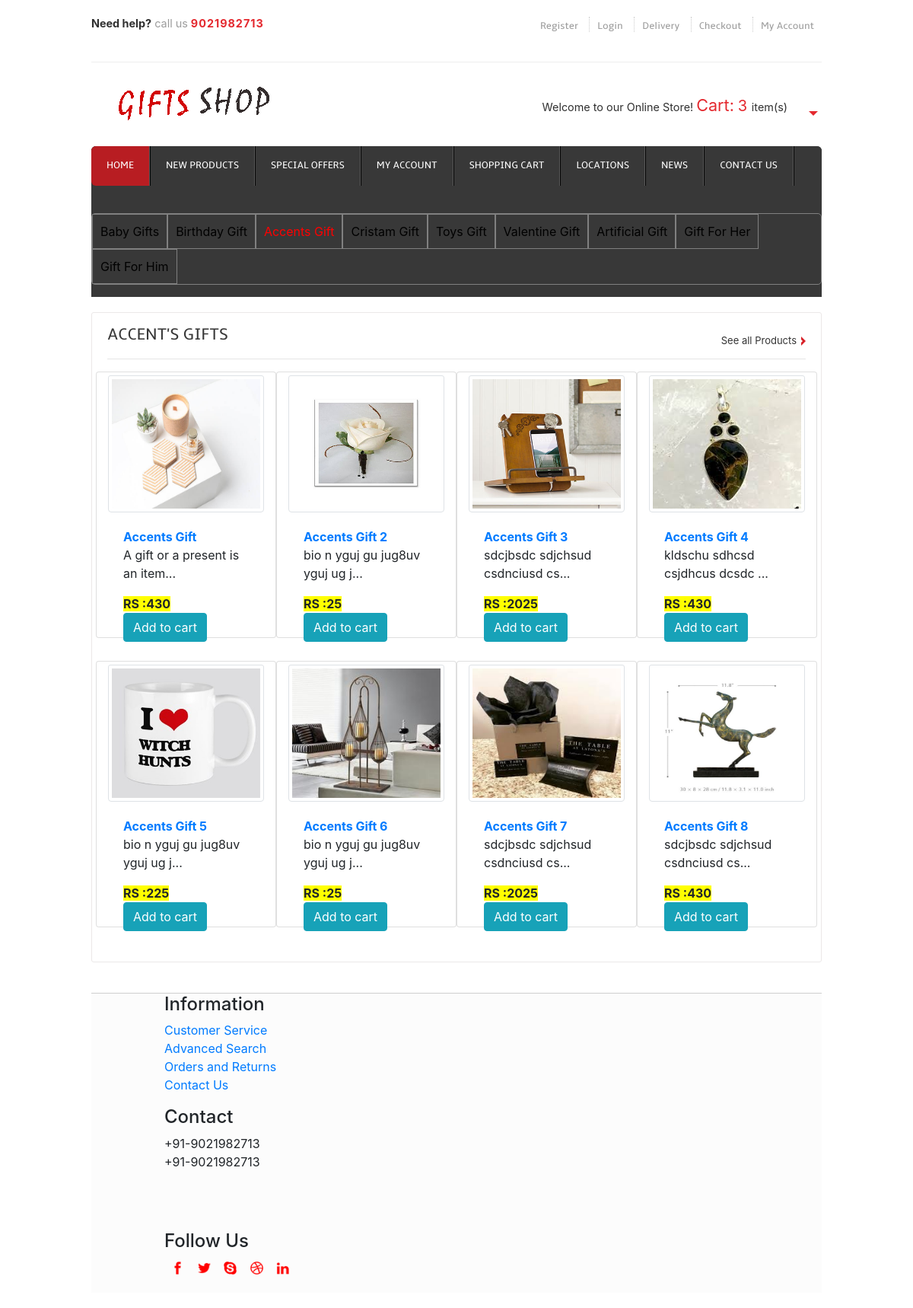
The app's page /accentsgift/ with its own data.
### mycart/models.py (models this page shows, shortened)
class Product(models.Model):
	GIFT_CHOICES = [
    ('babygift','BABYGIFT'),
    ('birthdaygift', 'BIRTHDAYGIFT'),
    ('accentsgift','ACCENTSGIFT'),
    ('cristamgift','CRISTAMGIFT'),
    ('toysgift','TOYSGIFT'),
    ('valentinegift','VALENTINEGIFT'),
    ('artificialgift','ARTIFICIALGIFT'),
    ('giftforher','GIFTFORHER'),
    ('giftforhim','GIFTFORHIM'),
]
	product_name = models.CharField(max_length=100,null=True)
	desc = models.CharField(max_length=1000,null=True)
	category = models.CharField(max_length=100, choices=GIFT_CHOICES,default='babygift')
	subcategory = models.CharField(max_length=100,null=True)
	price = models.IntegerField(null=True)
	Image = models.ImageField(upload_to="shop/images",null=True)
	pub_date = models.DateField()

### mycart/views.py (the view)
# urls.py: path('accentsgift/', views.accentsgift,name='accentsgift'),
def accentsgift(request):
	car=Cart.objects.all()
	cart=car.count()
	baby=Product.objects.all()
	list=[]
	for i in baby:
		l={}
		if i.category=="accentsgift":
			l.update({'id':i.id,'name':i.product_name,'category':i.category,'price':i.price,'desc':i.desc,'image':i.Image})
			list.append(l)
		print(l)
	print(list)
	return render(request,'accentsgift.html',{'accents':list,'li':cart})

### templates/accentsgift.html (shortened to what this page needs)
{% extends 'base.html' %}
{% load static %}
{% block content %}
<link rel="stylesheet" href="https://stackpath.bootstrapcdn.com/bootstrap/4.3.1/css/bootstrap.min.css">
<div>
	<div class="header_bottom">
	     	<div class="menu">
	     		<ul>
			    	<li class="active"><a href="/">Home</a></li>
			    	<li><a href="{% url 'newproducts' %}">New Products</a></li>
			    	<li><a href="{% url 'specialoffer' %}">Special Offers</a></li>
			    	<li><a href="{% url 'myaccount' %}">My Account</a></li>
			    	<li><a href="{% url 'cartitems' %}">Shopping Cart</a></li>
			    	<li><a href="{% url 'location' %}">Locations</a></li>
			    	<li><a href="{% url 'news' %}">News</a></li>
			    	<li><a href="{% url 'contact' %}">Contact Us</a></li>
     			</ul>
	     	</div>
	     </div>
	     <div><ul style="border:1px solid grey; border-radius: 5px; margin-top: 20px;">
			    	<li style="float: left; padding: 10px;border:1px solid grey; "><a style="color:black;" href="{% url 'babygift' %}">Baby Gifts</a></li>
			    	<li style="float: left; padding: 10px;border:1px solid grey;"><a style="color:black;" href="{% url 'birthdaygift' %}">Birthday Gift</a></li>
			    	<li style="float: left; padding: 10px;border:1px solid grey;"><a style="color:red;" href="{% url 'accentsgift' %}">Accents Gift</a></li>
			    	<li style="float: left; padding: 10px;border:1px solid grey;"><a style="color:black;" href="{% url 'cristamgift' %}">Cristam Gift</a></li>
			    	<li style="float: left; padding: 10px;border:1px solid grey;"><a style="color:black;" href="{% url 'toysgift' %}">Toys Gift</a></li>
			    	<li style="float: left; padding: 10px;border:1px solid grey;"><a style="color:black;" href="{% url 'valentinegift' %}">Valentine Gift</a></li>
			    	<li style="float: left; padding: 10px;border:1px solid grey;"><a style="color:black;" href="{% url 'artificialgift' %}">Artificial Gift</a></li>
			    	<li style="float: left; padding: 10px;border:1px solid grey;"><a style="color:black;" href="{% url 'giftforher' %}">Gift For Her</a></li>
			    	<li style="float: left; padding: 10px;border:1px solid grey;"><a style="color:black;" href="{% url 'giftforhim' %}">Gift For Him</a></li>
     			</ul>
	     </div>
 <div class="main">
    <div class="content">
    	<div class="content_top">
    		<div class="heading">
    		<h3>Accent's Gifts</h3>
    		</div>
    		<div class="see">
    			<p><a href="#">See all Products</a></p>
    		</div>
    		<hr style="margin-top: 45px;">
	     <div class="row">
	      	{% for i in accents %}
				<div class="card col-md-3 img-thumbnail" style="width: 18rem;margin-bottom: 30px;height:350px;">
					<a href="{% url 'viewproduct' i.id %}">
				<img src="/media/{{i.image}}" class="card-img-top img-thumbnail" alt="..." style="max-width:100%;height: 180px;">
						<div class="card-body">
						<strong>{{i.name}}</strong>
						</a>
						    <p class="card-text">{{i.desc|slice:"0:30"}}...</p>
						    <p><strong style="background-color: yellow">RS :{{i.price}}</strong> &nbsp;&nbsp; <a href="{% url 'cart' i.id %}"><button class="btn btn-info">Add to cart</button></a></p>
						</div>
				</div>
				{% endfor %}
{% endblock %}

### static/css/style.css (style rules this page uses)
html,body,div,span,applet,object,iframe,h1,h2,h3,h4,h5,h6,p,blockquote,pre,a,abbr,acronym,address,big,cite,code,del,dfn,em,img,ins,kbd,q,s,samp,small,strike,strong,sub,sup,tt,var,b,u,i,dl,dt,dd,ol,nav ul,nav li,fieldset,form,label,legend,table,caption,tbody,tfoot,thead,tr,th,td,article,aside,canvas,details,embed,figure,figcaption,footer,header,hgroup,menu,nav,output,ruby,section,summary,time,mark,audio,video { margin:0;padding:0;border:0;font-size:100%;font:inherit;vertical-align:baseline; }
ol,ul { list-style:none;margin:0;padding:0; }
a { text-decoration:none; }
img { max-width:100%; }
body { font-family: Arial, Helvetica, sans-serif; background: #FFF; }
.header_bottom { background: #383838; border-radius: 6px; -webkit-border-radius: 6px; -moz-border-rfadius: 6px; -o-border-radius: 6px; }
.menu { float: left; }
.menu li { float:left; }
.menu li a { font-family: 'ambleregular'; font-size:0.823em; text-transform:uppercase; color: #fff; display:block; padding:16px 20px; border-right: 2px ridge #585858; -webkit-transition: all .9s; -moz-transition: all .9s; -o-transition: all .9s; -ms-transition: all .9s; transition: all .9s; }
.menu li a:hover,.menu li.active a { background:#B81D22; }
.menu li:first-child a { border-radius:6px 0 0 6px; -webkit-border-radius:6px 0 0 6px; -moz-border-rfadius:6px 0 0 6px; -o-border-radius:6px 0 0 6px; }
.content { padding: 20px 0; background: #FFF; }
.content_top { padding: 15px 20px; border: 1px solid #EBE8E8; border-radius: 3px; }
.heading { float: left; }
.heading h3 { font-family: 'ambleregular'; font-size:22px; color:#383838; text-transform: uppercase; }
.see { float: right; padding-top:8px; }
.see p a { display: inline; font-size: 0.8125em; color: #333; background: url(../images/list-img.png) no-repeat right 3px; padding:0px 12px 0px 0px; }

### records on screen
Product: image (picture), name "Accents Gift", desc "A gift or a present is an item"
Product: image (picture), name "Accents Gift 2", desc "bio n yguj gu jug8uv yguj ug j"
Product: image (picture), name "Accents Gift 3", desc "sdcjbsdc sdjchsud csdnciusd cs"
Product: image (picture), name "Accents Gift 4", desc "kldschu sdhcsd csjdhcus dcsdc"
Product: image (picture), name "Accents Gift 5", desc "bio n yguj gu jug8uv yguj ug j"
Product: image (picture), name "Accents Gift 6", desc "bio n yguj gu jug8uv yguj ug j"
Product: image (picture), name "Accents Gift 7", desc "sdcjbsdc sdjchsud csdnciusd cs"
Product: image (picture), name "Accents Gift 8", desc "sdcjbsdc sdjchsud csdnciusd cs"

### other values on screen
{{ li }} "3"
{{ i.price }} "430" "25" "2025" "430" "225" "25" "2025" "430"
